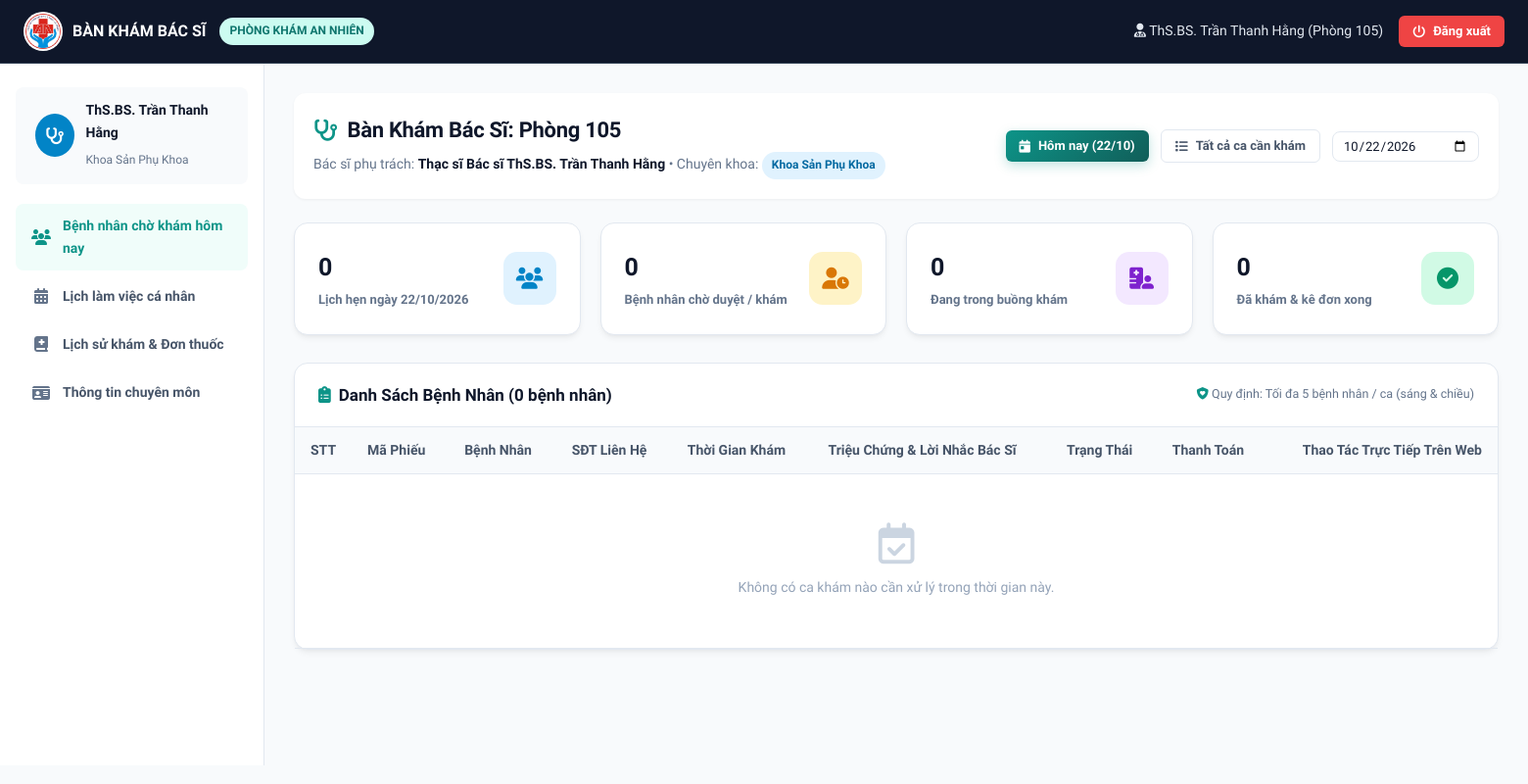
Before: /bac-si/index.php (signed in) with the older database file.
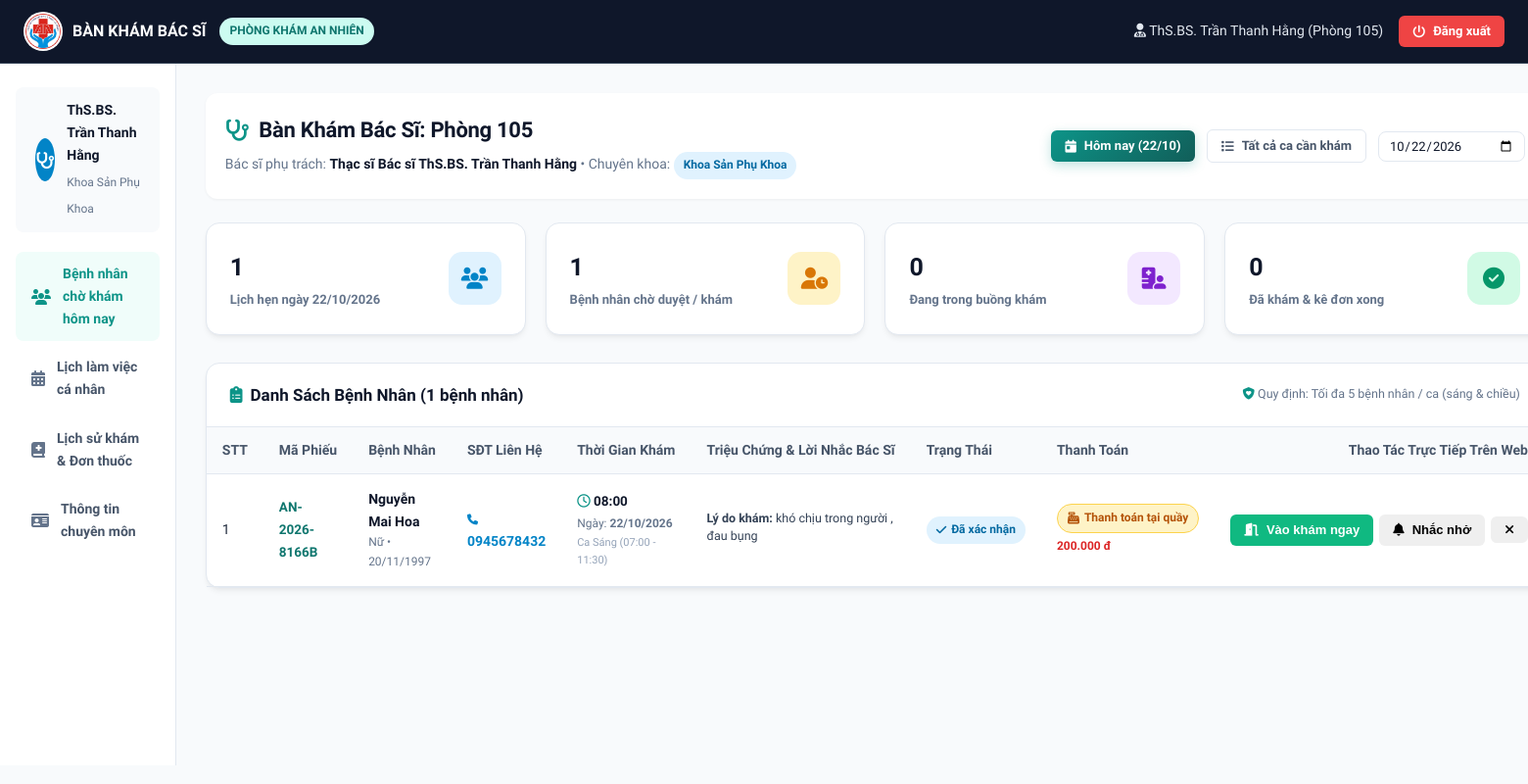
After: the same page with the newer database file.
### tables this page shows
CREATE TABLE `appointments` (
  `id` bigint NOT NULL AUTO_INCREMENT,
  `appointment_code` varchar(30) NOT NULL,
  `patient_id` bigint DEFAULT NULL,
  `patient_name` varchar(100) NOT NULL,
  `patient_phone` varchar(15) NOT NULL,
  `patient_email` varchar(100) NOT NULL,
  `patient_dob` date DEFAULT NULL,
  `patient_gender` varchar(10) DEFAULT 'Nam',
  `patient_address` varchar(255) DEFAULT NULL,
  `doctor_id` bigint NOT NULL,
  `schedule_id` bigint NOT NULL,
  `appointment_date` date NOT NULL,
  `appointment_time` time NOT NULL,
  `symptom_description` text NOT NULL,
  `status` varchar(20) DEFAULT 'PENDING',
  `payment_status` varchar(20) DEFAULT 'UNPAID',
  `payment_method` varchar(50) DEFAULT 'AT_CLINIC',
  `amount` decimal(10,2) DEFAULT '200000.00',
  `created_at` timestamp NULL DEFAULT CURRENT_TIMESTAMP,
  `doctor_reminder` text COMMENT 'Lời nhắc nhở trước/trong khám của bác sĩ',
  PRIMARY KEY (`id`),
  UNIQUE KEY `appointment_code` (`appointment_code`),
  KEY `fk_appointment_patient` (`patient_id`),
  KEY `fk_appointment_doctor` (`doctor_id`),
  KEY `fk_appointment_schedule` (`schedule_id`),
  CONSTRAINT `fk_appointment_doctor` FOREIGN KEY (`doctor_id`) REFERENCES `doctors` (`id`) ON DELETE CASCADE,
  CONSTRAINT `fk_appointment_patient` FOREIGN KEY (`patient_id`) REFERENCES `users` (`id`) ON DELETE SET NULL,
  CONSTRAINT `fk_appointment_schedule` FOREIGN KEY (`schedule_id`) REFERENCES `doctor_schedules` (`id`) ON DELETE CASCADE
);

CREATE TABLE `doctor_schedules` (
  `id` bigint NOT NULL AUTO_INCREMENT,
  `doctor_id` bigint NOT NULL,
  `work_date` date NOT NULL,
  `start_time` time NOT NULL,
  `end_time` time NOT NULL,
  `session_name` varchar(50) NOT NULL DEFAULT 'Ca Sáng',
  `max_patients` int DEFAULT '15',
  `current_booked` int DEFAULT '0',
  `status` varchar(20) DEFAULT 'AVAILABLE',
  PRIMARY KEY (`id`),
  KEY `fk_schedule_doctor` (`doctor_id`),
  CONSTRAINT `fk_schedule_doctor` FOREIGN KEY (`doctor_id`) REFERENCES `doctors` (`id`) ON DELETE CASCADE
);

### bac-si/index.php (the view, shortened to what the changed rows need)
<?php
require_once __DIR__ . '/../includes/doctor_header.php';
$doctorId = $currentDoctor['id'];
$today = date('Y-m-d');
$filterDate = sanitizeInput($_GET['date'] ?? $today);
$viewAll = isset($_GET['view']) && $_GET['view'] === 'all';
$stmtStat = $pdo->prepare("SELECT
    COUNT(*) as total,
    SUM(CASE WHEN status IN ('PENDING', 'CONFIRMED', 'CHECKED_IN') THEN 1 ELSE 0 END) as waiting_count,
    SUM(CASE WHEN status = 'IN_PROGRESS' THEN 1 ELSE 0 END) as in_progress_count,
    SUM(CASE WHEN status = 'COMPLETED' THEN 1 ELSE 0 END) as completed_count
    FROM appointments
    WHERE doctor_id = ? AND " . ($viewAll ? "status != 'CANCELLED'" : "appointment_date = ?"));
if ($viewAll) {
    $stmtStat->execute([$doctorId]);
} else {
    $stmtStat->execute([$doctorId, $filterDate]);
}
$stats = $stmtStat->fetch();
$sqlApps = "SELECT a.*, ds.session_name
            FROM appointments a
            LEFT JOIN doctor_schedules ds ON a.schedule_id = ds.id
            WHERE a.doctor_id = ? " . ($viewAll ? "AND a.status != 'CANCELLED'" : "AND a.appointment_date = ?") . "
            ORDER BY a.appointment_date ASC, a.appointment_time ASC";
$stmtApps = $pdo->prepare($sqlApps);
if ($viewAll) {
    $stmtApps->execute([$doctorId]);
} else {
    $stmtApps->execute([$doctorId, $filterDate]);
}
$appointments = $stmtApps->fetchAll();
?>
<div class="page-header" style="background:#FFF;padding:20px;border-radius:12px;box-shadow:0 1px 3px rgba(0,0,0,0.05);margin-bottom:24px;">
    <div>
        <h2 style="font-size:22px;color:#0F172A;display:flex;align-items:center;gap:10px;">
            <i class="fa-solid fa-stethoscope" style="color:var(--primary);"></i>
            Bàn Khám Bác Sĩ: <?= htmlspecialchars($currentDoctor['clinic_room']) ?>
        </h2>
    </div>
</div>
<div class="kpi-grid">
    <div class="kpi-card">
        <div class="kpi-info">
            <h4><?= $stats['total'] ?: 0 ?></h4>
            <p><?= $viewAll ? 'Tổng lịch hẹn khám' : 'Lịch hẹn ngày ' . formatDate($filterDate) ?></p>
        </div>
    </div>
    <div class="kpi-card">
        <div class="kpi-info">
            <h4><?= $stats['waiting_count'] ?: 0 ?></h4>
            <p>Bệnh nhân chờ duyệt / khám</p>
        </div>
    </div>
</div>
<div class="card">
    <div class="card-header" style="display:flex;justify-content:space-between;align-items:center;">
        <h3 style="font-size:17px;font-weight:700;color:#0F172A;display:flex;align-items:center;gap:8px;">
            <i class="fa-solid fa-clipboard-list" style="color:var(--primary);"></i>
            Danh Sách Bệnh Nhân (<?= count($appointments) ?> bệnh nhân)
        </h3>
        <span style="font-size:12.5px;color:#64748B;">
            <i class="fa-solid fa-shield-heart" style="color:#0D9488;"></i> Quy định: Tối đa 5 bệnh nhân / ca (sáng & chiều)
        </span>
    </div>
    <div class="card-body" style="padding:0;">
        <div class="table-responsive">
            <table class="table">
                <thead>
                    <tr style="background:#F8FAFC;">
                        <th style="width:40px;">STT</th>
                        <th>Mã Phiếu</th>
                        <th>Bệnh Nhân</th>
                        <th>SĐT Liên Hệ</th>
                        <th>Thời Gian Khám</th>
                        <th>Triệu Chứng & Lời Nhắc Bác Sĩ</th>
                        <th>Trạng Thái</th>
                        <th>Thanh Toán</th>
                        <th style="text-align:right;min-width:200px;">Thao Tác Trực Tiếp Trên Web</th>
                    </tr>
                </thead>
                <tbody>
                    <?php if (empty($appointments)): ?>
                        <tr>
                            <td colspan="9" style="text-align:center;padding:50px 20px;color:#94A3B8;">
                                <i class="fa-regular fa-calendar-check fa-3x" style="margin-bottom:12px;display:block;color:#CBD5E1;"></i>
                                Không có ca khám nào cần xử lý trong thời gian này.
                            </td>
                        </tr>
                    <?php endif; ?>
                    <?php $idx = 1; foreach ($appointments as $app): ?>
                        <tr style="<?= $app['status'] === 'IN_PROGRESS' ? 'background:#F0FDF4;' : ($app['status'] === 'PENDING' ? 'background:#FFFBEB;' : '') ?>">
                            <td><?= $idx++ ?></td>
                            <td>
                                <strong style="color:var(--primary-dark);font-size:13.5px;"><?= htmlspecialchars($app['appointment_code']) ?></strong>
                            </td>
                            <td>
                                <strong style="font-size:14px;color:#0F172A;"><?= htmlspecialchars($app['patient_name']) ?></strong>
                                <span style="display:block;font-size:12px;color:#64748B;">
                                    <?= htmlspecialchars($app['patient_gender']) ?> <?= $app['patient_dob'] ? '• ' . formatDate($app['patient_dob']) : '' ?>
                                </span>
                            </td>
                            <td>
                                <a href="tel:<?= htmlspecialchars($app['patient_phone']) ?>" style="font-weight:600;color:#0284C7;">
                                    <i class="fa-solid fa-phone" style="font-size:11px;"></i> <?= htmlspecialchars($app['patient_phone']) ?>
                                </a>
                            </td>
                            <td>
                                <strong style="color:#0F172A;display:block;font-size:13.5px;">
                                    <i class="fa-regular fa-clock" style="color:#0D9488;"></i> <?= formatTime($app['appointment_time']) ?>
                                </strong>
                                <span style="font-size:12px;color:#64748B;">
                                    Ngày: <strong><?= formatDate($app['appointment_date']) ?></strong>
                                </span>
                                <span style="display:block;font-size:11px;color:#94A3B8;">
                                    <?= htmlspecialchars($app['session_name'] ?? '') ?>
                                </span>
                            </td>
                            <td style="max-width:280px;">
                                <div style="font-size:12.5px;color:#334155;line-height:1.4;margin-bottom:6px;">
                                    <strong>Lý do khám:</strong> <?= htmlspecialchars($app['symptom_description']) ?>
                                </div>
                            </td>
                            <td>
                                <?= getStatusBadge($app['status']) ?>
                            </td>
                            <td>
                                <div><?= getPaymentBadge($app['payment_status']) ?></div>
                                <div style="font-size:12px;color:#DC2626;font-weight:700;margin-top:4px;">
                                    <?= formatMoney($app['amount']) ?>
                                </div>
                            </td>
                            <td style="text-align:right;white-space:nowrap;">
                                <div style="display:inline-flex;gap:6px;align-items:center;">
                                    <?php if (in_array($app['status'], ['CONFIRMED', 'CHECKED_IN'])): ?>
                                        <form method="POST" style="margin:0;">
                                            <button type="submit" class="btn btn-sm btn-success" title="Mời bệnh nhân vào buồng khám">
                                                <i class="fa-solid fa-door-open"></i> Vào khám ngay
                                            </button>
                                        </form>
                                    <?php elseif ($app['status'] === 'IN_PROGRESS'): ?>
                                        <a href="kham-benh.php?id=<?= $app['id'] ?>" class="btn btn-sm btn-primary" style="animation:pulse 2s infinite;">
                                            <i class="fa-solid fa-stethoscope"></i> Tiếp tục kê thuốc
                                        </a>
                                    <?php endif; ?>
                                    <?php if ($app['status'] !== 'CANCELLED'): ?>
                                        <button type="button" class="btn btn-sm btn-warning btn-open-reminder"
                                                data-id="<?= $app['id'] ?>"
                                                data-code="<?= htmlspecialchars($app['appointment_code']) ?>"
                                                data-name="<?= htmlspecialchars($app['patient_name']) ?>"
                                                data-reminder="<?= htmlspecialchars($app['doctor_reminder'] ?? '') ?>"
                                                title="Gửi lời nhắc nhở cho bệnh nhân trên web">
                                            <i class="fa-solid fa-bell"></i> Nhắc nhở
                                        </button>
                                    <?php endif; ?>
                                    <?php if (in_array($app['status'], ['PENDING', 'CONFIRMED'])): ?>
                                        <button type="button" class="btn btn-sm btn-outline-danger btn-open-cancel"
                                                data-id="<?= $app['id'] ?>"
                                                data-name="<?= htmlspecialchars($app['patient_name']) ?>"
                                                title="Hủy ca hẹn">
                                            <i class="fa-solid fa-xmark"></i>
                                        </button>
                                    <?php endif; ?>
                                </div>
                            </td>
                        </tr>
                    <?php endforeach; ?>
                </tbody>
            </table>
        </div>
    </div>
</div>
<?php require_once __DIR__ . '/../includes/doctor_footer.php'; ?>

### includes/functions.php (shortened to what the changed rows need)
<?php
function formatMoney($amount) {
    return number_format((float)$amount, 0, ',', '.') . ' đ';
}
function formatDate($dateStr) {
    $d = new DateTime($dateStr);
    return $d->format('d/m/Y');
}
function formatTime($timeStr) {
    return substr($timeStr, 0, 5);
}
function getStatusBadge($status) {
    switch ($status) {
        case 'CONFIRMED':
            return '<span class="badge badge-info"><i class="fa-solid fa-check"></i> Đã xác nhận</span>';
    }
}
function getPaymentBadge($status) {
    switch ($status) {
        case 'UNPAID':
        case 'AT_CLINIC':
            return '<span class="badge badge-warning" style="background:#FEF3C7;color:#B45309;border:1px solid #FCD34D;"><i class="fa-solid fa-cash-register"></i> Thanh toán tại quầy</span>';
    }
}
function sanitizeInput($data) {
    return htmlspecialchars(trim($data), ENT_QUOTES, 'UTF-8');
}

Changed rows visible on the page:
added appointments: appointment_code "AN-2026-8166B", patient_name "Nguyễn Mai Hoa", patient_gender "Nữ", patient_dob "20/11/1997", patient_phone "0945678432", appointment_time "08:00", appointment_date "22/10/2026", schedule.session_name "Ca Sáng (07:00 - 11:30)", symptom_description "khó chịu trong người , đau bụng", status "CONFIRMED" (drawn), payment_status "UNPAID" (drawn), amount "200.000 đ"
Other visible differences:
$stats['total'] ?: 0: "0" → "1"
$stats['waiting_count'] ?: 0: "0" → "1"
count($appointments): "0" → "1"
text no longer shown: "Không có ca khám nào cần xử lý trong thời gian này."
